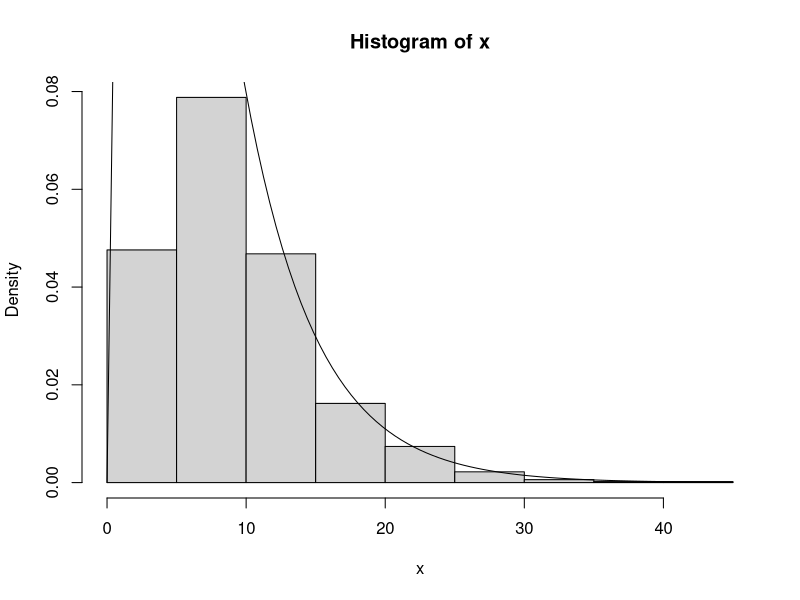
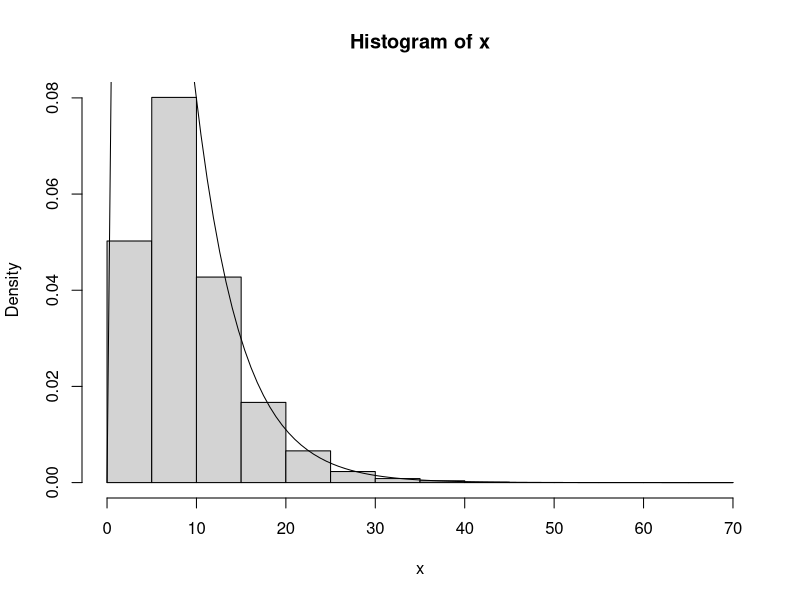
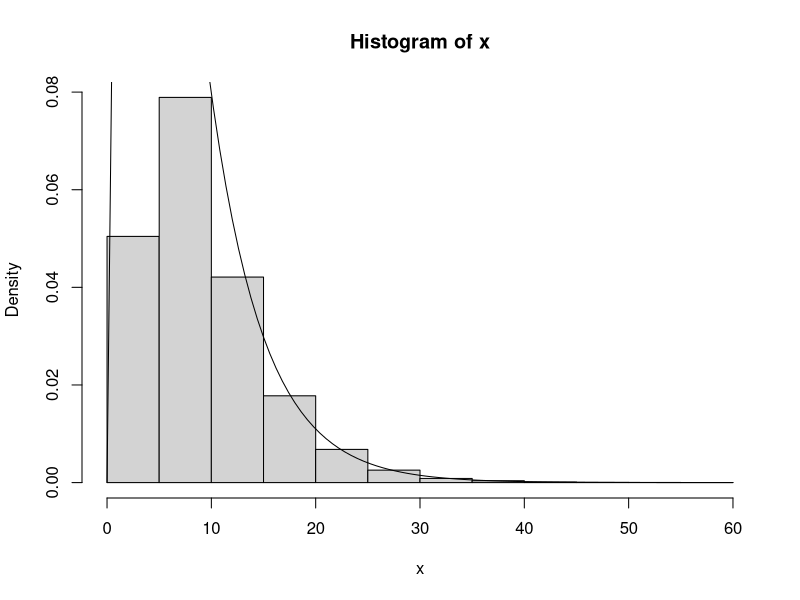

These figures' R source, in order:
######################################################################################################
# Mini Project - 1
# Name - Arunkumar Rajappan
# Description : Conduuct a Monte Carlo simulation to study using R to obtain answer for 
#     exercise 4.6 - A program is divided into 3 blocks that are being compiled on 3 parallel computers. 
#     Each block takes an Exponential amount of time, 5 minutes on the average, independently of
#     other blocks. The program is completed when all the blocks are compiled. Compute the
#     expected time it takes the program to be compiled.
######################################################################################################

N <- c(1000,10000,100000) #Number of executions/Samples
lambda <- 1/5 #rate of the exponential function

for(n in N){
  x <- c() #Final X value
  ##Generate N Samples
  for(i in 1:n){
    # Xi <- rexp(3,rate = lambda) #Taking all the 3 observations
    X1 <- rexp(1,rate = lambda) #Generte random observation-1
    X2 <- rexp(1,rate = lambda) #Generte random observation-2
    X3 <- rexp(1,rate = lambda) #Generte random observation-3
    
    # print(paste(Xi,max(Xi)))
    # print(paste(X1,X2,X3))
    
    # x <- c(x, max(Xi)) #Get Max observation and append to 
    x <- c(x, max(X1,X2,X3)) #Get Max observation and append to 
    
  }
  
  # print(x)
  #Plot histogram of all draws
  res <- hist(x,freq=FALSE) #Freq is false to plot densities
  # print(str(trellis.panelArgs(res, 2)))
  
  curve ( 0.6 * (1-exp(-0.2*x)^2) * exp(-0.2*x),0,res$breaks[length(res$breaks)],add=TRUE) #superimpose PDF on histogram 
  Ex <- mean(x) #Get mean/expectation of the draws
  print(paste('E(x) = ', Ex))
  
  # Sys.sleep(5) #Pause the program for 5secs
}

## End Project